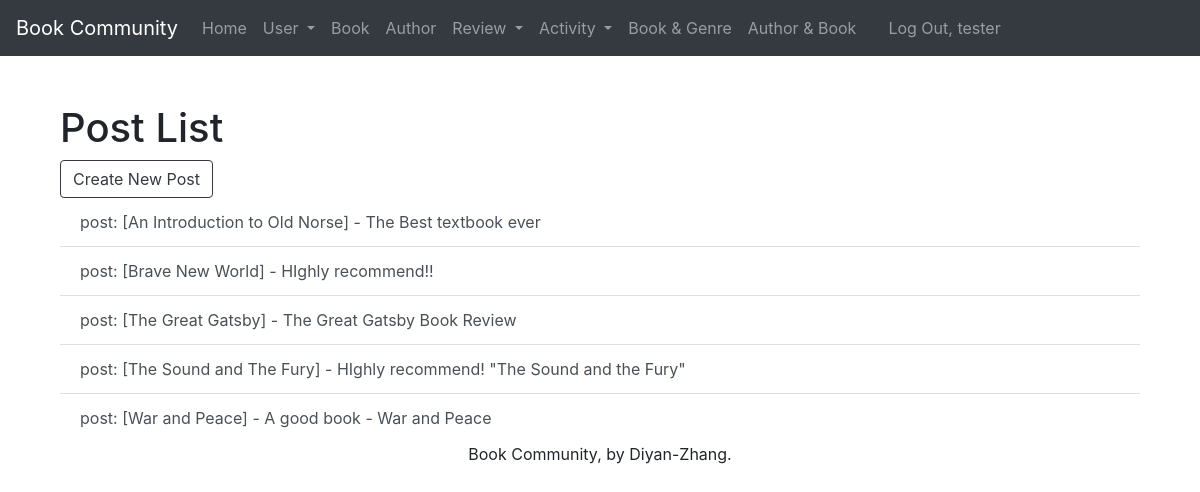
The app's page /post/ (signed in) with its own data.
### webinfo/models.py (models this page shows, shortened)
class Post(models.Model):
    post_id = models.AutoField(primary_key=True)
    post_title = models.CharField(max_length=255)
    content = models.TextField(default='NA')
    user = models.ForeignKey(SystemUser, related_name='posts', on_delete=models.PROTECT)
    book = models.ForeignKey(Book, related_name='posts', on_delete=models.PROTECT)
    rate = models.ForeignKey(Rate, related_name='posts', on_delete=models.PROTECT)
    def __str__(self):
        return 'post: [%s] - %s' % (self.book.book_name, self.post_title)
    def get_absolute_url(self):
        return reverse('webinfo_post_detail_urlpattern',
                       kwargs={'pk': self.pk}
                       )
    class Meta:
        ordering = ['book', 'post_title']
        constraints = [
            UniqueConstraint(fields=['post_title', 'user', 'book'], name='unique_post')
        ]

class Book(models.Model):
    book_id = models.AutoField(primary_key=True)
    book_name = models.CharField(max_length=225)
    textbook_or_not = models.BooleanField(default=False)
    year = models.ForeignKey(Year, related_name='books', on_delete=models.PROTECT)
    publisher = models.ForeignKey(Publisher, related_name='books', on_delete=models.PROTECT)
    class Meta:
        ordering = ['book_name', 'year', 'publisher']
        constraints = [
            UniqueConstraint(fields=['book_name', 'year', 'publisher'], name='unique_book')
        ]

### webinfo/views.py (the view)
class PostList(LoginRequiredMixin, PermissionRequiredMixin, PageLinksMixin, ListView):
    paginate_by = 10
    model = Post
    permission_required = 'webinfo.view_post'

### webinfo/utils.py (called while the page is built)
    def first_page(self, page):
        if page.number > 1:
            return self._page_urls(1)
        return None

    def previous_page(self, page):
        if (page.has_previous()
                and page.number > 2):
            return self._page_urls(
                page.previous_page_number())
        return None

    def next_page(self, page):
        last_page = page.paginator.num_pages
        if (page.has_next()
                and page.number < last_page - 1):
            return self._page_urls(
                page.next_page_number())
        return None

    def last_page(self, page):
        last_page = page.paginator.num_pages
        if page.number < last_page:
            return self._page_urls(last_page)
        return None

    def get_context_data(self, **kwargs):
        context = super().get_context_data(
            **kwargs)
        page = context.get('page_obj')
        if page is not None:
            context.update({
                'first_page_url':
                    self.first_page(page),
                'previous_page_url':
                    self.previous_page(page),
                'next_page_url':
                    self.next_page(page),
                'last_page_url':
                    self.last_page(page),
            })
        return context

### webinfo/templates/webinfo/post_list.html (shortened to what this page needs)
{% extends 'webinfo/base.html' %}
{% block org_content %}
<h1 class="mt-5"> Post List</h1>
    {% if perms.webinfo.add_post %}
        <div class="mobile">
            <a href="{% url 'webinfo_post_create_urlpattern' %}"
            class="btn btn-outline-dark">
                Create New Post</a>
        </div>
    {% endif %}
    <ul class="list-group list-group-flush">
        {% for post in post_list %}
            <a href="{{ post.get_absolute_url }}" class="list-group-item list-group-item-action">{{ post }}</a>
        {% empty %}
            <em>There are currently no posts available.</em>
        {% endfor %}
    </ul>
{% endblock %}

### webinfo/templates/webinfo/base.html (shortened to what this page needs)
{% load static %}
<!DOCTYPE html>
<html lang="en">
<head>
    <link rel="stylesheet" href="https://cdn.jsdelivr.net/npm/bootstrap@4.6.1/dist/css/bootstrap.min.css">
</head>
<body>
<nav class="navbar navbar-expand-lg navbar-dark bg-dark">
  <a class="navbar-brand" href="#">Book Community</a>
  <div class="collapse navbar-collapse" id="navbarNav">
      <ul class="navbar-nav">
          <li class="nav-item">
              <a class="nav-link" href="{% url 'home_urlpattern' %}">Home</a>
          </li>
          <li class="nav-item dropdown">
              <a class="nav-link dropdown-toggle" href="#" id="navbarDropdownMenuLink" role="button" data-toggle="dropdown" aria-expanded="false">
                  User
              </a>
          </li>
          {% if perms.webinfo.view_book %}
              <li class="nav-item">
                  <a class="nav-link" href="{% url 'webinfo_book_list_urlpattern' %}">Book</a>
              </li>
          {% endif %}
          {% if perms.webinfo.view_author %}
              <li class="nav-item">
                  <a class="nav-link" href="{% url 'webinfo_author_list_urlpattern' %}">Author</a>
              </li>
          {% endif %}
          <li class="nav-item dropdown">
              <a class="nav-link dropdown-toggle" href="#" id="navbarDropdownMenuLink" role="button" data-toggle="dropdown" aria-expanded="false">
                  Review
              </a>
          </li>
          <li class="nav-item dropdown">
              <a class="nav-link dropdown-toggle" href="#" id="navbarDropdownMenuLink" role="button" data-toggle="dropdown" aria-expanded="false">
                  Activity
              </a>
          </li>
          {% if perms.webinfo.view_explain %}
              <li class="nav-item">
                  <a class="nav-link" href="{% url 'webinfo_explain_list_urlpattern' %}">Book & Genre</a>
              </li>
          {% endif %}
          {% if perms.webinfo.view_write %}
              <li class="nav-item">
                  <a class="nav-link" href="{% url 'webinfo_write_list_urlpattern' %}">Author & Book</a>
              </li>
          {% endif %}
      </ul>
      <ul class="navbar-nav px-3">
            {% if user.is_authenticated %}
                <li class="nav-item text-nowrap"><a class="nav-link" href="{% url 'logout_urlpattern' %}">
                    Log Out, {{ user.get_username }}</a></li>
            {% else %}
                <li class="nav-item text-nowrap"><a class="nav-link" href="{% url 'login_urlpattern' %}">
                    Log In</a></li>
            {% endif %}
      </ul>
  </div>
</nav>
<main role="main" class="flex-shrink-0">
    <div class="container">
        {% block content %}
            <div class="container">
                {% block org_content %}{% endblock %}
            </div>
        {% endblock %}
    </div>
</main>
 <footer class="mastfoot mt-auto">
    <div class="inner">
      <p class="text-center">Book Community, by Diyan-Zhang.</p>
    </div>
 </footer>
</body>
</html>

### records on screen
Post: book+post_title "post: [An Introduction to Old Norse] - The Best textbook ever"
Post: book+post_title "post: [Brave New World] - HIghly recommend!!"
Post: book+post_title "post: [The Great Gatsby] - The Great Gatsby Book Review"
Post: book+post_title "post: [The Sound and The Fury] - HIghly recommend! \"The Sound and the Fury\""
Post: book+post_title "post: [War and Peace] - A good book - War and Peace"

### other values on screen
{{ user.get_username }} "tester"
